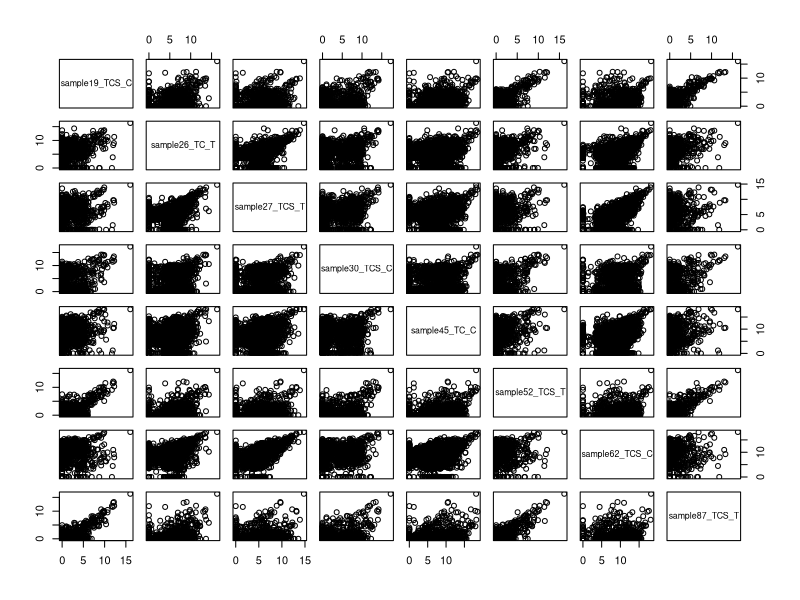
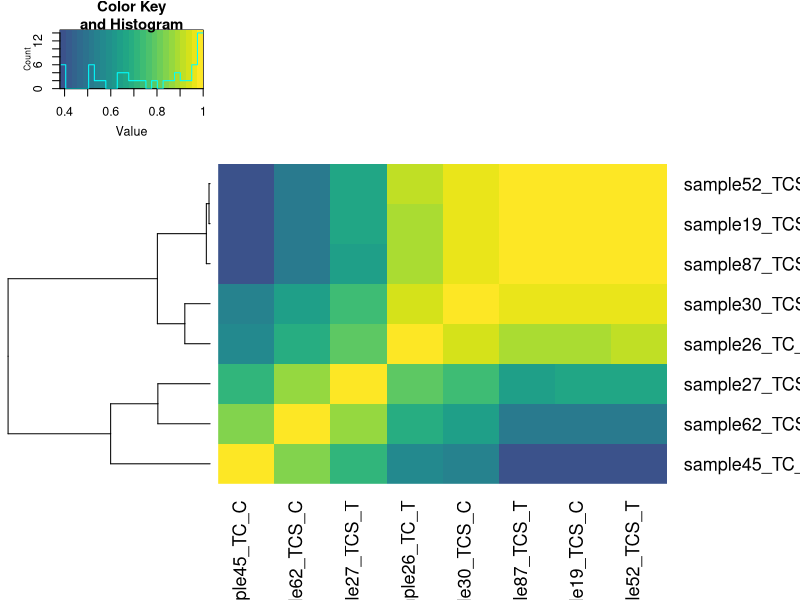
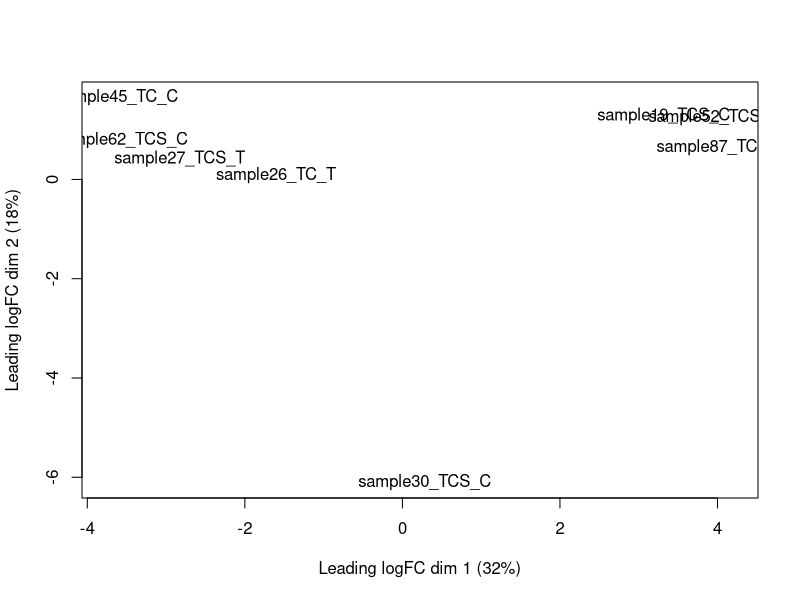
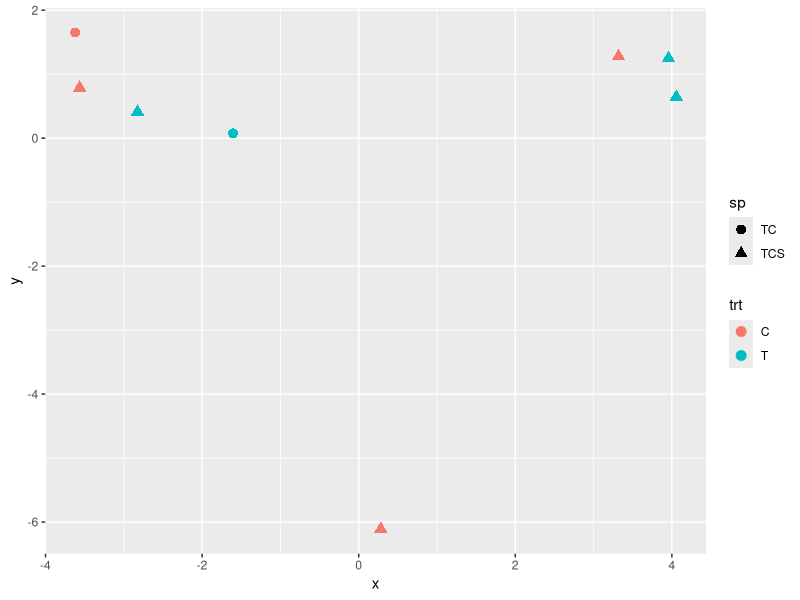
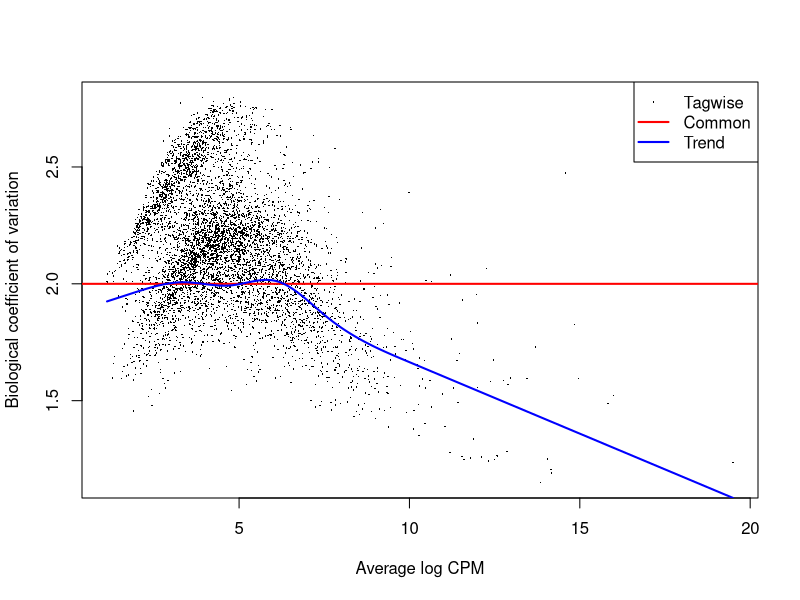

Generate these figures, in order, with R: (Note: this script raises an error after producing the figures.)
## ---- chunk 1
knitr::opts_chunk$set(echo = TRUE)
## ---- chunk 2
library(readr)
fungal.counts <- read_tsv("TC_counts.tsv") #assign fungal counts data to an object
fungal.counts
## ---- chunk 3
#retain only the reads that were over 10 count in at least three samples
fungal.counts <- fungal.counts[rowSums(fungal.counts[,-1] > 10) >= 3,]

fungal.counts
## ---- chunk 4
fungal.counts.noid <- fungal.counts[, -which(names(fungal.counts) == "target_id")]
#remove target_id column

fungal.counts.noid
## ---- chunk 5
transformed.counts <- log2(fungal.counts.noid + 1) 
#log transform counts
## ---- chunk 6
cor.table <- cor(fungal.counts.noid)
pairs(transformed.counts)
## ---- chunk 7
#rownames(cor.table) <- str_remove(rownames(cor.table), "_INTERNODE.*") #shorter names for better plotting
#colnames(cor.table) <- str_remove(colnames(cor.table), "_INTERNODE.*")

library(tidyverse)

cor.table %>% gplots::heatmap.2(dendrogram="row", trace = "none", col=viridis::viridis(25, begin=.25), margins=c(7,8))
## ---- chunk 8
#make tibble with descriptions from counts data table
sample.description <- tibble(sample=colnames(fungal.counts.noid))

sample.description
## ---- chunk 9
library(dplyr)
library(stringr)

sample.description <- sample.description %>%
  mutate(
    sp = case_when(
      str_detect(sample, "TCS") ~ "TCS",
      str_detect(sample, "TC") ~ "TC",
      TRUE ~ NA_character_
    ),
    trt = case_when(
      str_detect(sample, "_C") ~ "C",
      str_detect(sample, "_T") ~ "T",
      TRUE ~ NA_character_
    ),
    group = str_c(sp, trt, sep = "_")
  )

sample.description
## ---- chunk 10
sample.description <- sample.description %>%
  mutate(sp=factor(sp), 
         trt=factor(trt,levels = c("C","T"))) # setting the levels in this way makes "C" the reference  

sample.description
## ---- chunk 11
#this part seems off
library(edgeR)
counts.matrix <- fungal.counts %>% select(-target_id) %>% as.matrix()
rownames(counts.matrix) <- fungal.counts$target_id

dge.data <- DGEList(counts=counts.matrix, 
                    group=sample.description$group)
dim(dge.data) 
dge.data <- calcNormFactors(dge.data, method = "TMM")
dge.data$samples # look at the normalization factors
## ---- chunk 12
plotMDS(dge.data)
## ---- chunk 13
mdsvals <- plotMDS(dge.data, plot = FALSE) # get the MDS values for plotting

tibble(x=mdsvals$x, y=mdsvals$y, sample=rownames(dge.data$samples)) %>%
  inner_join(sample.description) %>%
  ggplot(aes(x=x, y=y, color=trt, shape=sp)) +
  geom_point(size=3) 
## ---- chunk 14
fungal.counts.normal <- cpm(dge.data) 

# or log2 transformed:
fungal.counts.normal.log <- cpm(dge.data,log = TRUE)
## ---- chunk 15
#sample.description is the original descriptive dataset (describes our samples but doesn't have counts data)
design <- model.matrix(~sp+trt,data = sample.description)
rownames(design) <- sample.description$sample
design
## ---- chunk 16
#First the overall dispersion
dge.data <- estimateGLMCommonDisp(dge.data,design,verbose = TRUE)

#Then a trended dispersion based on count level
dge.data <- estimateGLMTrendedDisp(dge.data,design)

#And lastly we calculate the gene-wise dispersion, using the prior estimates to "squeeze" the dispersion towards the common dispersion.
dge.data <- estimateGLMTagwiseDisp(dge.data,design)

#We can examine this with a plot
plotBCV(dge.data)
## ---- chunk 17
#this is the full model with all coefficients
#dge.data is the normalized count data
fit <- glmFit(dge.data, design)
## ---- chunk 18
#this model looks at genes differentially expressed in genotype R500 versus the other genotype
#change to our coefficient of interest (likely treatment)
gt.lrt <- glmLRT(fit,coef = "gtR500")
## ---- chunk 19
topTags(gt.lrt) # the top 10 most differentially expressed genes between the two genotypes (using the above model)
## ---- chunk 20
summary(decideTestsDGE(gt.lrt,p.value=0.01)) #This uses the FDR.  0.05 would be OK also.
## ---- chunk 21
#Extract genes with a FDR < 0.01 (could also use 0.05)
DEgene.gt <- topTags(gt.lrt,n = Inf,p.value = 0.01)$table

#save to a file
write.csv(DEgene.gt,"../output/DEgenes.gt.csv")

#Or if we want all genes, regardless of FDR:
DEgene.gt.all <- topTags(gt.lrt,n = Inf, p.value = 1)$table
#save to a file
write.csv(DEgene.gt.all,"../output/DEgenes.gt.all.csv")
## ---- chunk 22
plotDE <- function(genes, dge, sample.description) {
  require(ggplot2)
  tmp.data <- t(log2(cpm(dge[genes,])+1))
  tmp.data <- tmp.data %>%
    as.data.frame() %>%
    rownames_to_column("sample") %>%
    left_join(sample.description,by="sample")
  tmp.data <- tmp.data %>%
    pivot_longer(cols=starts_with("Bra"), values_to = "log2_cpm", names_to = "gene")
  pl <- ggplot(tmp.data,aes(x=gt,y=log2_cpm,fill=trt))
  pl <- pl + facet_wrap( ~ gene)
  pl <- pl + ylab("log2(cpm)") + xlab("genotype")
  pl <- pl + geom_boxplot()
  pl + theme(axis.text.x  = element_text(angle=45, vjust=1,hjust=1))
}
## ---- chunk 23
#change according to our genes of interest etc
# A single gene
plotDE("Bra009785",dge.data,sample.description)

#top 9 genes
plotDE(rownames(DEgene.gt)[1:9],dge.data,sample.description)
## ---- chunk 24
design.interaction <- model.matrix(~sp*trt,data = fungal.counts.new)
rownames(design.interaction) <- fungal.counts.new$sample
design.interaction
## ---- chunk 25
#First the overall dispersion
dge.data.interaction <- estimateGLMCommonDisp(dge.data,design.interaction,verbose = TRUE)

#Then a trended dispersion based on count level
dge.data.interaction <- estimateGLMTrendedDisp(dge.data,design.interaction)

#And lastly we calculate the gene-wise dispersion, using the prior estimates to "squeeze" the dispersion towards the common dispersion.
dge.data.interaction <- estimateGLMTagwiseDisp(dge.data,design.interaction)

#We can examine this with a plot
plotBCV(dge.data)
## ---- chunk 26
fit.interaction <- glmFit(dge.data.interaction, design.interaction)
## ---- chunk 27
#change coefficients as necessary
gt.lrt.interaction <- glmLRT(fit.interaction,coef = "gtR500:trtDP")
## ---- chunk 28
topTags(gt.lrt.interaction) # the top 10 most differentially expressed genes
## ---- chunk 29
summary(decideTestsDGE(gt.lrt.interaction,p.value=0.01)) #This uses the FDR.  0.05 would be OK also.
## ---- chunk 30
#Extract genes with a FDR < 0.01 (could also use 0.05)
DEgene.gt.interaction <- topTags(gt.lrt.interaction,n = Inf,p.value = 0.01)$table

#save to a file
write.csv(DEgene.gt.interaction,"../output/DEgenes.gt.interaction.csv")

#Or if we want all genes, regardless of FDR:
DEgene.gt.all.interaction <- topTags(gt.lrt.interaction,n = Inf, p.value = 1)$table
#save to a file
write.csv(DEgene.gt.all.interaction,"../output/DEgenes.gt.all.interaction.csv")
## ---- chunk 31
plotDE <- function(genes, dge, sample.description) {
  require(ggplot2)
  tmp.data <- t(log2(cpm(dge[genes,])+1))
  tmp.data <- tmp.data %>%
    as.data.frame() %>%
    rownames_to_column("sample") %>%
    left_join(sample.description,by="sample")
  tmp.data <- tmp.data %>%
    pivot_longer(cols=starts_with("Bra"), values_to = "log2_cpm", names_to = "gene")
  pl <- ggplot(tmp.data,aes(x=gt,y=log2_cpm,fill=trt))
  pl <- pl + facet_wrap( ~ gene)
  pl <- pl + ylab("log2(cpm)") + xlab("genotype")
  pl <- pl + geom_boxplot()
  pl + theme(axis.text.x  = element_text(angle=45, vjust=1,hjust=1))
}
## ---- chunk 32
# A single gene
plotDE("Bra009785",dge.data.interaction,fungal.counts.new)

#top 9 genes
plotDE(rownames(DEgene.gt.interaction)[1:9],dge.data.interaction,fungal.counts.new)
